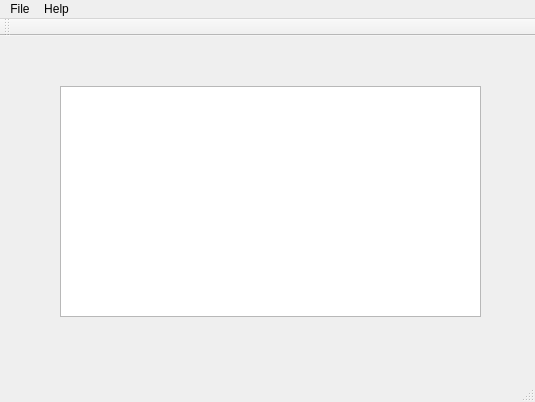
<?xml version="1.0" encoding="UTF-8"?>
<ui version="4.0">
 <class>MainWindow</class>
 <widget class="QMainWindow" name="MainWindow">
  <property name="geometry">
   <rect>
    <x>0</x>
    <y>0</y>
    <width>535</width>
    <height>402</height>
   </rect>
  </property>
  <property name="windowTitle">
   <string>MainWindow</string>
  </property>
  <widget class="QWidget" name="centralWidget">
   <widget class="QPlainTextEdit" name="plainTextEdit">
    <property name="geometry">
     <rect>
      <x>60</x>
      <y>50</y>
      <width>421</width>
      <height>231</height>
     </rect>
    </property>
   </widget>
  </widget>
  <widget class="QMenuBar" name="menuBar">
   <property name="geometry">
    <rect>
     <x>0</x>
     <y>0</y>
     <width>535</width>
     <height>19</height>
    </rect>
   </property>
   <widget class="QMenu" name="menuFile">
    <property name="title">
     <string>File</string>
    </property>
    <addaction name="actionQuit"/>
    <addaction name="separator"/>
    <addaction name="actionOpen"/>
    <addaction name="actionSave"/>
    <addaction name="actionSave_as"/>
   </widget>
   <widget class="QMenu" name="menuHelp">
    <property name="title">
     <string>Help</string>
    </property>
    <addaction name="actionAbout_Qt"/>
   </widget>
   <addaction name="menuFile"/>
   <addaction name="menuHelp"/>
  </widget>
  <widget class="QStatusBar" name="statusBar"/>
  <widget class="QToolBar" name="toolBar">
   <property name="windowTitle">
    <string>toolBar</string>
   </property>
   <attribute name="toolBarArea">
    <enum>TopToolBarArea</enum>
   </attribute>
   <attribute name="toolBarBreak">
    <bool>false</bool>
   </attribute>
  </widget>
  <action name="actionQuit">
   <property name="text">
    <string>Quit</string>
   </property>
  </action>
  <action name="actionAbout_Qt">
   <property name="text">
    <string>About Qt</string>
   </property>
  </action>
  <action name="actionOpen">
   <property name="text">
    <string>Open</string>
   </property>
  </action>
  <action name="actionSace">
   <property name="text">
    <string>Save</string>
   </property>
  </action>
  <action name="actionSave_as">
   <property name="text">
    <string>Save as</string>
   </property>
  </action>
  <action name="actionSave">
   <property name="text">
    <string>Save</string>
   </property>
  </action>
 </widget>
 <layoutdefault spacing="6" margin="11"/>
 <resources/>
 <connections>
  <connection>
   <sender>actionQuit</sender>
   <signal>triggered()</signal>
   <receiver>MainWindow</receiver>
   <slot>close()</slot>
   <hints>
    <hint type="sourcelabel">
     <x>-1</x>
     <y>-1</y>
    </hint>
    <hint type="destinationlabel">
     <x>441</x>
     <y>271</y>
    </hint>
   </hints>
  </connection>
  <connection>
   <sender>actionSave</sender>
   <signal>triggered()</signal>
   <receiver>MainWindow</receiver>
   <slot>slotSave()</slot>
   <hints>
    <hint type="sourcelabel">
     <x>-1</x>
     <y>-1</y>
    </hint>
    <hint type="destinationlabel">
     <x>267</x>
     <y>200</y>
    </hint>
   </hints>
  </connection>
  <connection>
   <sender>plainTextEdit</sender>
   <signal>textChanged()</signal>
   <receiver>MainWindow</receiver>
   <slot>slotUpdateUnsaved()</slot>
   <hints>
    <hint type="sourcelabel">
     <x>270</x>
     <y>184</y>
    </hint>
    <hint type="destinationlabel">
     <x>267</x>
     <y>200</y>
    </hint>
   </hints>
  </connection>
  <connection>
   <sender>actionOpen</sender>
   <signal>triggered()</signal>
   <receiver>MainWindow</receiver>
   <slot>slotOpenDialog()</slot>
   <hints>
    <hint type="sourcelabel">
     <x>-1</x>
     <y>-1</y>
    </hint>
    <hint type="destinationlabel">
     <x>267</x>
     <y>200</y>
    </hint>
   </hints>
  </connection>
  <connection>
   <sender>actionSave_as</sender>
   <signal>triggered()</signal>
   <receiver>MainWindow</receiver>
   <slot>slotSaveAsDialog()</slot>
   <hints>
    <hint type="sourcelabel">
     <x>-1</x>
     <y>-1</y>
    </hint>
    <hint type="destinationlabel">
     <x>267</x>
     <y>200</y>
    </hint>
   </hints>
  </connection>
 </connections>
 <slots>
  <slot>slotSave()</slot>
  <slot>slotUpdateUnsaved()</slot>
  <slot>slotOpenDialog()</slot>
  <slot>slotImport()</slot>
  <slot>slotSaveAsDialog()</slot>
  <slot>slotExport()</slot>
 </slots>
</ui>
